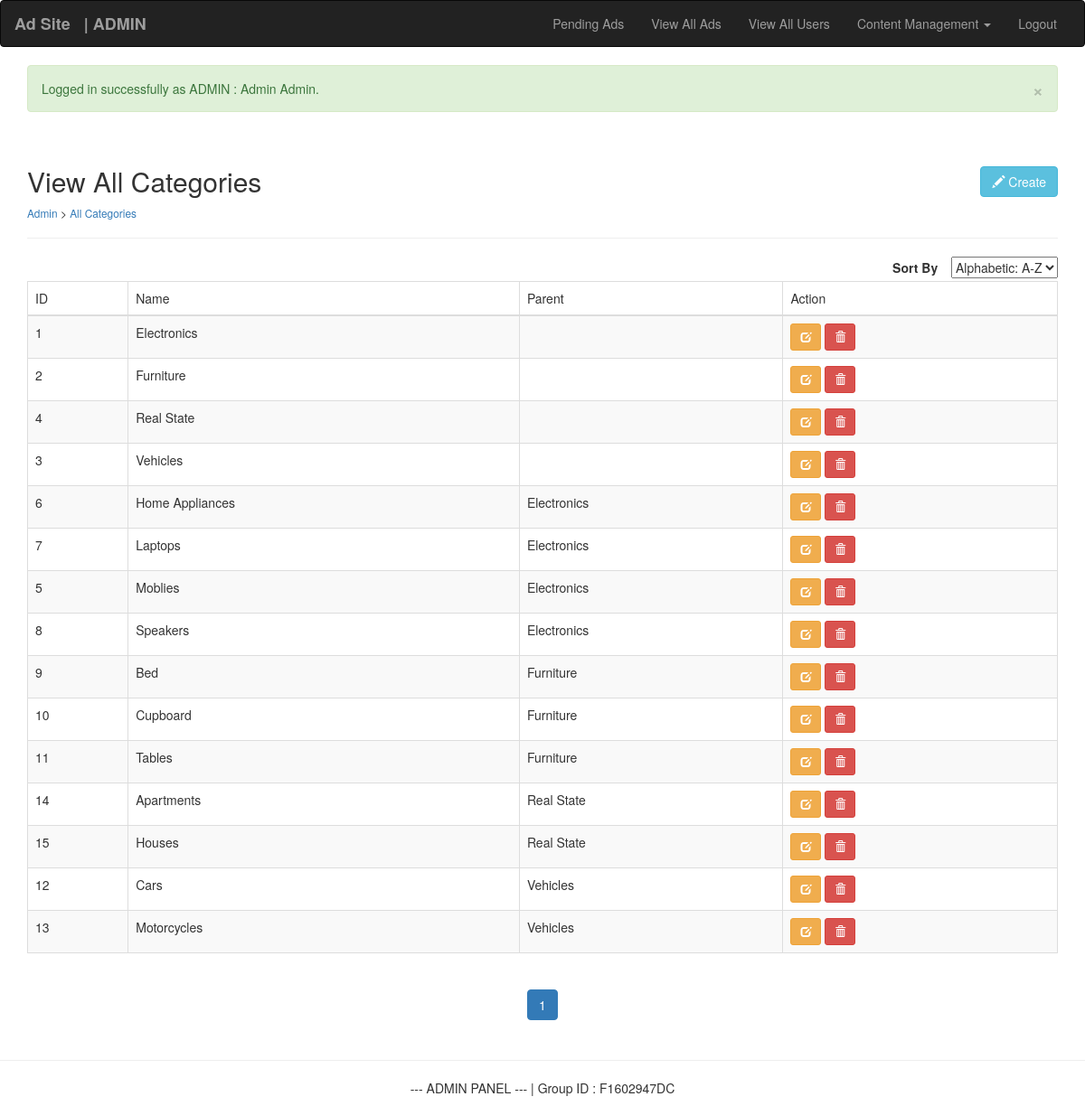
Page /admin/category/view.php (signed in) on the committed database.
### tables this page shows
CREATE TABLE `categories` (
  `id` int(11) NOT NULL AUTO_INCREMENT,
  `parent_id` int(11) NOT NULL DEFAULT '0',
  `name` varchar(60) NOT NULL,
  `inherit` enum('Y','N') NOT NULL DEFAULT 'N',
  PRIMARY KEY (`id`)
);

### admin/category/view.php (the view, shortened to what this page needs)
<?php
$limit = 15;
if (isset($_GET["page"])) {
    $page = $_GET["page"];
} else {
    $page = 1;
};
$start_from = ($page - 1) * $limit;
$sort = isset($_GET['sort']) && !empty($_GET['sort']) ? $_GET['sort'] : 'p.name ASC,c.name ASC';
$db = new Db();
$link = $db->connect();
$query = $link->prepare("SELECT c.id AS base_id, p.id AS parent_id, c.name AS base_name, p.name AS parent_name FROM categories c "
        . "LEFT JOIN categories p ON p.id = c.parent_id ORDER BY $sort LIMIT $start_from, $limit;");
$query->execute();
$categories = $query->fetchAll();
?>
<!doctype html>
<html>
    <head>
        <?php
        require '../../templates/admin/head.php';
        ?>
    </head>
    <body>
        <?php require '../../templates/admin/nav.php'; ?>
        <section>
            <div class="container">
                <div class="row">
                    <div class="col-xs-12">
                    </div>
                </div>
            </div>
        </section>
        <div class="container">
            <div class="row">
                <div class="col-md-12">
                    <div class="page-header">
                        <span class="pull-right">
                            <a href='/ad_site/admin/category/create.php' class="btn btn-info">
                                <i class="glyphicon glyphicon-pencil"></i> Create</a>
                        </span>
                        <h2>View All Categories</h2>
                        <small>
                            <p>
                                <a href="/ad_site/admin">Admin</a> > <a href="/ad_site/admin/category/view.php">All Categories</a>
                            </p>
                        </small>
                    </div>
                </div>
            </div>
            <div class="row">
                <form action="/ad_site/admin/category/view.php" method="GET" id="filter">
                    <div class="col-md-12">
                        <div class="pull-right">
                            <label>Sort By </label> &ensp;
                            <select name="sort" class="" onchange="$('#filter').submit()">
                                <option <?php echo isset($sort) && $sort == 'p.name ASC,c.name ASC' ? 'selected' : '' ?>
                                    value="p.name ASC,c.name ASC">Alphabetic: A-Z</option>
                            </select>
                        </div>
                        <table class="table table-striped table-responsive table-bordered">
                            <thead>
                                <tr>
                                    <td>ID</td>
                                    <td>Name</td>
                                    <td>Parent</td>
                                    <td>Action</td>
                                </tr>
                            </thead>
                            <tbody>
                                <?php if (empty($categories)) { ?>
                                <td colspan="4">No Records Found</td>
                            <?php } else { ?>
                                <?php foreach ($categories as $category) { ?>
                                    <tr>
                                        <td><?php echo $category['base_id'] ?></td>
                                        <td><?php echo $category['base_name'] ?></td>
                                        <td><?php echo $category['parent_name'] ?></td>
                                        <td>
                                            <a href="/ad_site/admin/category/edit.php?id=<?php echo $category['base_id'] ?>" type='button' class="btn btn-warning btn-sm"  title="Edit"><i class="glyphicon glyphicon-edit"></i></a>
                                            <a href="/ad_site/controller/admin/category/delete.php?id=<?php echo $category['base_id'] ?>" type='button' class="btn btn-danger btn-sm delete"  title="Delete"><i class="glyphicon glyphicon-trash"></i></a>
                                        </td>
                                    </tr>
                                <?php } ?>
                            <?php } ?>
                            </tbody>
                        </table>
                        <div class="text-center">
                            <ul class='pagination'>
                                <?php
                                $sql = "SELECT COUNT(id) as count FROM categories";
                                $rs_result = $link->prepare($sql);
                                $rs_result->execute();
                                $row = $rs_result->fetch();
                                $total_records = $row['count'];
                                $total_pages = ceil($total_records / $limit);
                                for ($i = 1; $i <= $total_pages; $i++) {
                                    $a = $page == $i ? 'active' : '';
                                    echo "<li class='$a'><a href='/ad_site/admin/category/view.php?sort=$sort&page=" . $i . "'>" . $i . "</a></li>";
                                };
                                ?>
                            </ul>
                        </div>
                    </div>
                </form>
            </div>
        </div>
</body>
</html>
<?php require '../../templates/admin/footer.php'; ?>
</html>

### rows in the picture
categories: id "1", name "Electronics"
categories: id "2", name "Furniture"
categories: id "4", name "Real State"
categories: id "3", name "Vehicles"
categories: id "6", name "Home Appliances", categories.name "Electronics"
categories: id "7", name "Laptops", categories.name "Electronics"
categories: id "5", name "Moblies", categories.name "Electronics"
categories: id "8", name "Speakers", categories.name "Electronics"
categories: id "9", name "Bed", categories.name "Furniture"
categories: id "10", name "Cupboard", categories.name "Furniture"
categories: id "11", name "Tables", categories.name "Furniture"
categories: id "14", name "Apartments", categories.name "Real State"
categories: id "15", name "Houses", categories.name "Real State"
categories: id "12", name "Cars", categories.name "Vehicles"
categories: id "13", name "Motorcycles", categories.name "Vehicles"

### other values in the picture
$output "× Logged in successfully as ADMIN : Admin Admin."
